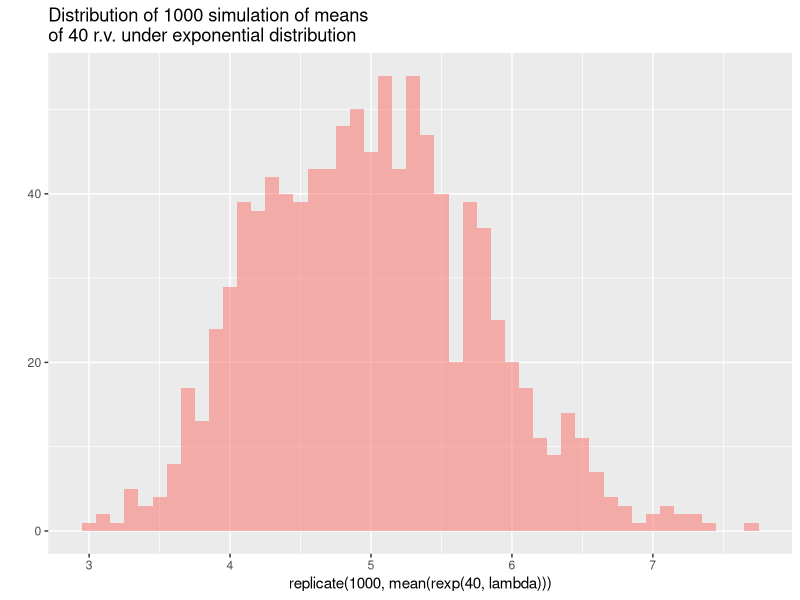
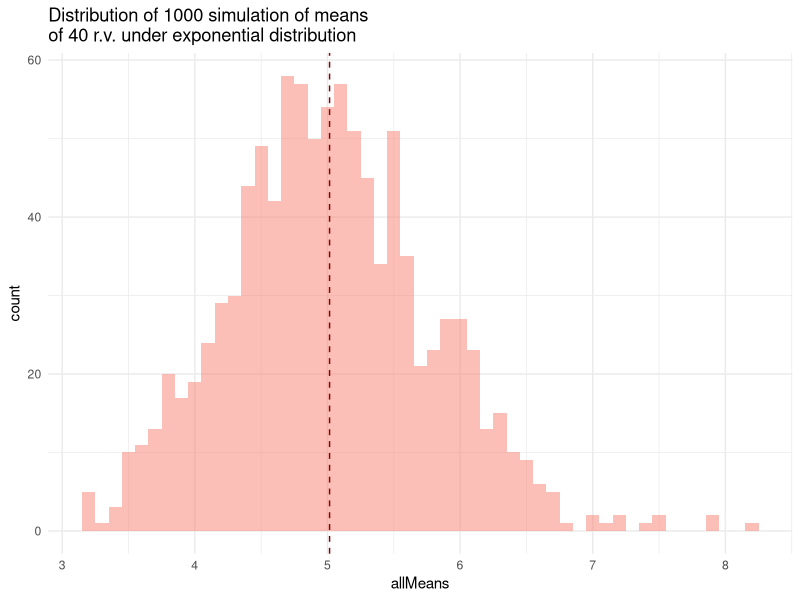
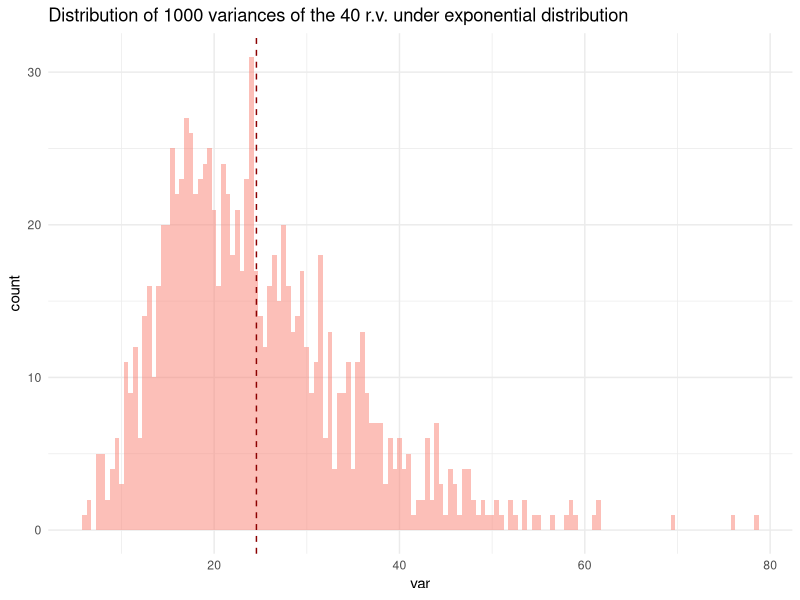
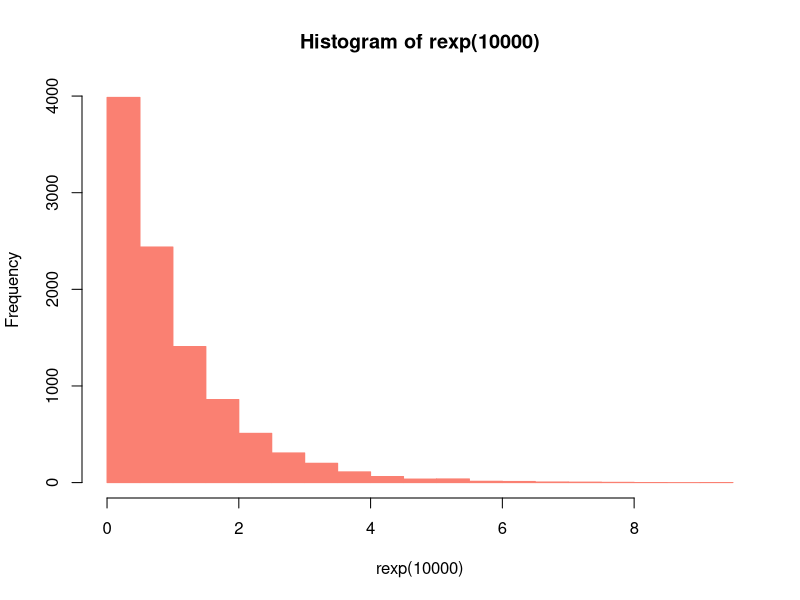
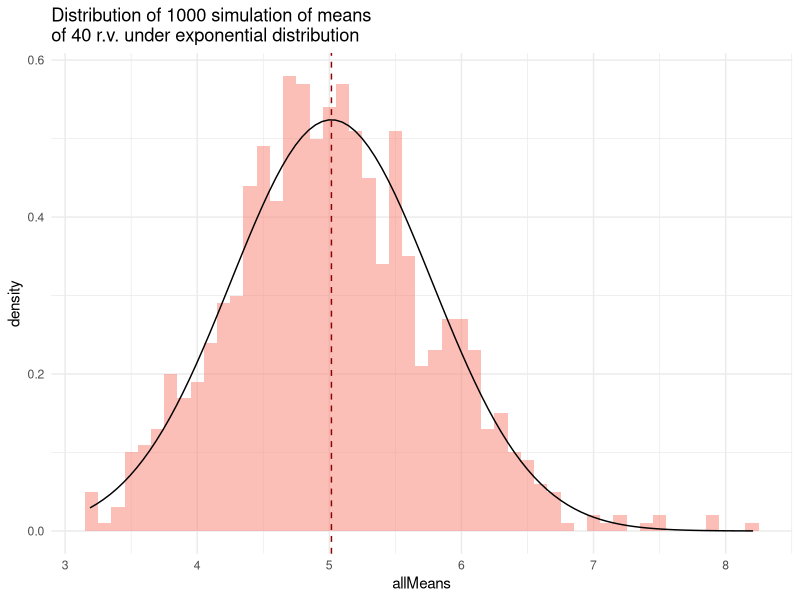

Reproduce these figures in R, in order.
## ---- chunk 1
if(!require(ggplot2)) install.packages("ggplot2",repos = "http://cran.us.r-project.org")
library("ggplot2")
lambda <- 0.2
n <- 40
no.sim <- 1000
# a quick plot to see how 1000 simulations of 40 exponential r.v. looks like
mainPlot <- qplot(replicate(1000, mean(rexp(40, lambda))),
                  binwidth=0.1, 
                  fill='salmon', alpha = 0.5,
                  show.legend=FALSE,
                  main = 'Distribution of 1000 simulation of means \nof 40 r.v. under exponential distribution') 
mainPlot
## ---- chunk 2
# create matrix of simulations 
expoMatrix <- matrix(replicate(no.sim,rexp(n, lambda)), nrow = 1000, ncol = 40, byrow = TRUE) # 1000 simulation of 'expo'
# create dataframe for use in ggplot
expo.df <- data.frame(allMeans=apply(expoMatrix, 1,mean))
mean <- apply(expo.df, 2, mean)
# create a frequency histogram
ggplot(data=expo.df, aes(x=allMeans)) + 
    geom_histogram(binwidth =.1, fill='salmon', alpha=0.5) + 
    geom_vline(xintercept = mean, color='darkred',linetype='dashed') + 
    ggtitle('Distribution of 1000 simulation of means \nof 40 r.v. under exponential distribution') + 
    theme(plot.title = element_text(size = 10)) + 
    theme_minimal()
# the mean of simulation is close to the theoretical mean of exponentials
## ---- chunk 3
# create dataframe for ggplot from the existing matrix 
var.df <- data.frame(var=apply(expoMatrix, 1, var))
# calculate mean of all variances 
meanVar <- apply(var.df, 2, mean)
# create histogram and dashed line to indicate mean of variances
ggplot(data=var.df, aes(x=var)) + 
    geom_histogram(binwidth =.5, fill='salmon', alpha=0.5) + 
    geom_vline(xintercept = meanVar, color='darkred',linetype='dashed') + 
    ggtitle('Distribution of 1000 variances of the 40 r.v. under exponential distribution') + 
    theme(plot.title = element_text(size = 10)) + 
    theme_minimal()
## ---- chunk 4
# Distribution of 10000 exponentials
hist(rexp(10000), col='salmon', border = 'salmon')
# Distribution of 1000 means of 40 exponentials with normal curve overlayed 
ggplot(data=expo.df, aes(x=allMeans)) + 
    geom_histogram(aes(y=..density..), binwidth =.1, fill='salmon', alpha=0.5) + 
    geom_vline(xintercept = mean, color='darkred',linetype='dashed') + 
    ggtitle('Distribution of 1000 simulation of means \nof 40 r.v. under exponential distribution') + 
    theme(plot.title = element_text(size = 10)) + theme_minimal() + 
    stat_function(fun=dnorm, args= list(mean=apply(expo.df,2,mean), sd=apply(expo.df, 2, sd)))
